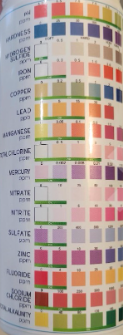
#> input picture ImageProcessingProject/findGradient/test01/box/box1.png, 123 x 335 px, found by its file name
$ python box01_Gradient.py
#> lines starting #> are read from the running program, lines starting #| are printed output that depends on the picture
import cv2 as cv
import numpy as np
from matplotlib import pyplot as plt

# Load the image (replace 'your_image.jpg' with the path to your image)
image = cv.imread('findGradient/test01/box/box1.png')
#> image is the input picture: shape (335, 123, 3); mean B, G, R 153.4, 161.1, 177.3

# Compute the gradient magnitude using cv.Sobel
sobel_x = cv.Sobel(image, cv.CV_64F, 1, 0, ksize=3)
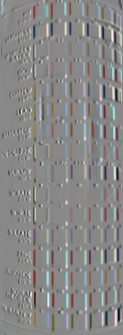
#> sobel_x: shape (335, 123, 3) float64; mean B, G, R -3.4, -1.5, 0.5; drawn with min black and max white
sobel_y = cv.Sobel(image, cv.CV_64F, 0, 1, ksize=3)
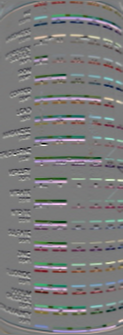
#> sobel_y: shape (335, 123, 3) float64; mean B, G, R -0.5, -0.4, -0.4; drawn with min black and max white
gradient_magnitude = np.sqrt(sobel_x**2 + sobel_y**2)
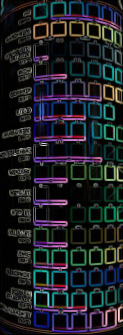
#> gradient_magnitude: shape (335, 123, 3) float64; mean B, G, R 98.7, 87.1, 81.8; drawn with min black and max white

# Threshold the gradient magnitude to identify white gradients
threshold_value = 100  # Adjust this threshold value as needed
white_gradient_mask = gradient_magnitude > threshold_value
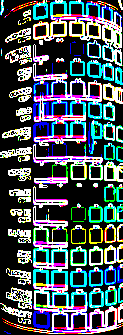
#> white_gradient_mask: shape (335, 123, 3) bool; mean B, G, R 0.355, 0.334, 0.284

# Create an output image showing the identified white gradients
white_mask = np.zeros_like(image)
white_mask [white_gradient_mask] = 255  # Set the white gradient regions to white

# Plotting images to show
plt.subplot(1,2,1),plt.imshow(image,cmap = 'gray')
plt.title('Original'), plt.xticks([]), plt.yticks([])

plt.subplot(1,2,2),plt.imshow(white_mask,cmap='gray')
plt.title('White gradient mask'),plt.xticks([]),plt.yticks([])

plt.show()
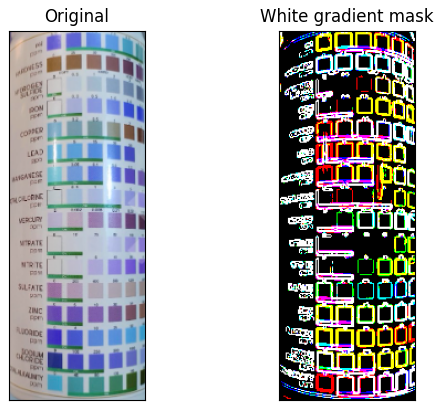
#> figure drawn by matplotlib, 2 panels; B, G, R data is drawn as R, G, B
